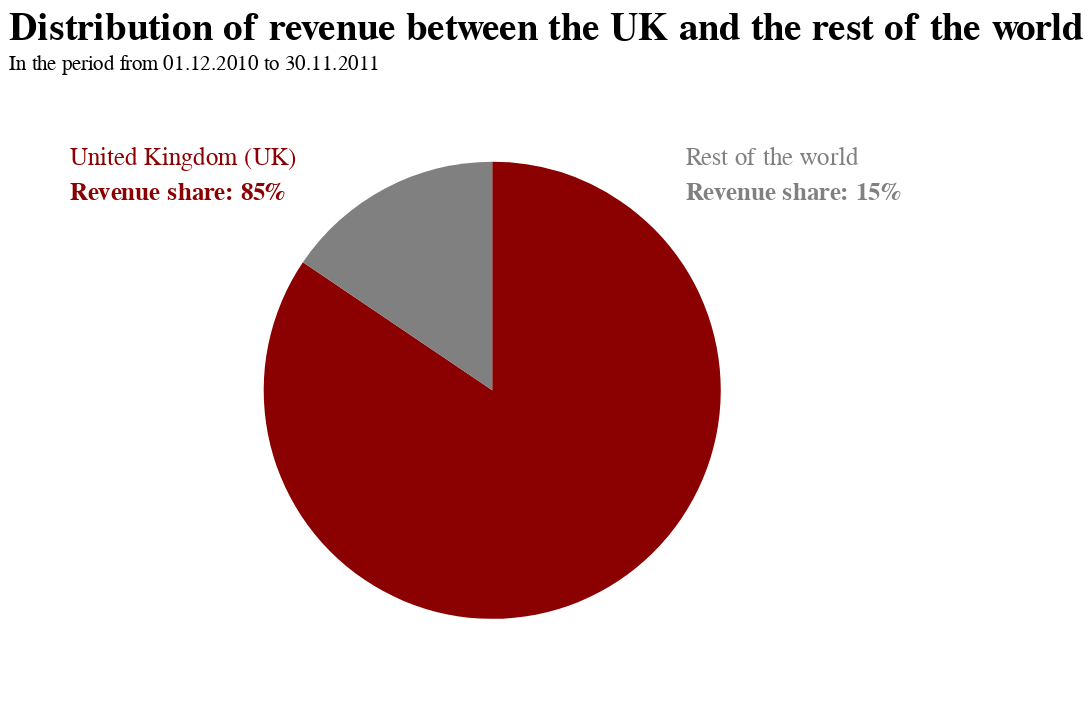

Notebook code for this chart:
### Code cell
# funktioniert
chart = alt.Chart(df_plot).encode(
    theta=alt.Theta("TotalPrice:Q"), 
    color=alt.condition(
        alt.FieldOneOfPredicate("Country", ["United Kingdom"]),
        alt.value("darkred"),     
        alt.value("grey")     
    )
).properties(
    title={"text":["Distribution of revenue between the UK and the rest of the world"], "subtitle":["In the period from 01.12.2010 to 30.11.2011"]},
    width=550,
    height=350
)

pie = chart.mark_arc(outerRadius=130)
#text = chart.mark_text(radius=130, size=12).encode(text="Country:N")

text_uk = alt.Chart().mark_text(
    align="left",
    baseline="bottom",
    fontSize=14,
    fontWeight=400,
    color="darkred"
).encode(
    x=alt.value(35),  # pixels from left
    y=alt.value(50),  # pixels from top
    text=alt.value("United Kingdom (UK)")
)
revenue_uk = alt.Chart().mark_text(
    align="left",
    baseline="bottom",
    fontSize=14,
    fontWeight=700,
    color="darkred"
).encode(
    x=alt.value(35),  # pixels from left
    y=alt.value(70),  # pixels from top
    text=alt.value("Revenue share: 85%")
)

text_rest = alt.Chart().mark_text(
    align="left",
    baseline="bottom",
    fontSize=14,
    fontWeight=400,
    color="grey"
).encode(
    x=alt.value(385),  # pixels from left
    y=alt.value(50),  # pixels from top
    text=alt.value("Rest of the world")
)

revenue_rest = alt.Chart().mark_text(
    align="left",
    baseline="bottom",
    fontSize=14,
    fontWeight=700,
    color="grey"
).encode(
    x=alt.value(385),  # pixels from left
    y=alt.value(70),  # pixels from top
    text=alt.value("Revenue share: 15%")
)

alt.layer(pie, text_uk, revenue_uk, text_rest, revenue_rest).configure_view(
    strokeWidth=0
).configure_title(
    fontSize=22,
    font="Arial",
    color="black",
    anchor="start"
).configure_axis(
    labelFont="Arial",
    titleFont="Arial",
    labelFontSize=14,
    titleFontSize=16
)

### Figure 1 — Vega-Lite specification as saved in the notebook (floating-point values rounded to 4 significant figures)
{"config": {"view": {"continuousWidth": 400, "continuousHeight": 300, "strokeWidth": 0}, "axis": {"labelFont": "Arial", "labelFontSize": 14, "titleFont": "Arial", "titleFontSize": 16}, "title": {"anchor": "start", "color": "black", "font": "Arial", "fontSize": 22}}, "layer": [{"data": {"name": "data-4cffe641944ee7df9dd92234cecf81ab"}, "mark": {"type": "arc", "outerRadius": 130}, "encoding": {"color": {"condition": {"value": "darkred", "test": {"field": "Country", "oneOf": ["United Kingdom"]}}, "value": "grey"}, "theta": {"field": "TotalPrice", "type": "quantitative"}}, "height": 350, "title": {"text": ["Distribution of revenue between the UK and the rest of the world"], "subtitle": ["In the period from 01.12.2010 to 30.11.2011"]}, "width": 550}, {"data": {"name": "empty"}, "mark": {"type": "text", "align": "left", "baseline": "bottom", "color": "darkred", "fontSize": 14, "fontWeight": 400}, "encoding": {"text": {"value": "United Kingdom (UK)"}, "x": {"value": 35}, "y": {"value": 50}}}, {"data": {"name": "empty"}, "mark": {"type": "text", "align": "left", "baseline": "bottom", "color": "darkred", "fontSize": 14, "fontWeight": 700}, "encoding": {"text": {"value": "Revenue share: 85%"}, "x": {"value": 35}, "y": {"value": 70}}}, {"data": {"name": "empty"}, "mark": {"type": "text", "align": "left", "baseline": "bottom", "color": "grey", "fontSize": 14, "fontWeight": 400}, "encoding": {"text": {"value": "Rest of the world"}, "x": {"value": 385}, "y": {"value": 50}}}, {"data": {"name": "empty"}, "mark": {"type": "text", "align": "left", "baseline": "bottom", "color": "grey", "fontSize": 14, "fontWeight": 700}, "encoding": {"text": {"value": "Revenue share: 15%"}, "x": {"value": 385}, "y": {"value": 70}}}], "$schema": "https://vega.github.io/schema/vega-lite/v4.17.0.json", "datasets": {"data-4cffe641944ee7df9dd92234cecf81ab": [{"Country": "United Kingdom", "TotalPrice": 7904000.0}, {"Country": "Rest of the world", "TotalPrice": 1454000.0}], "empty": [{}]}}
